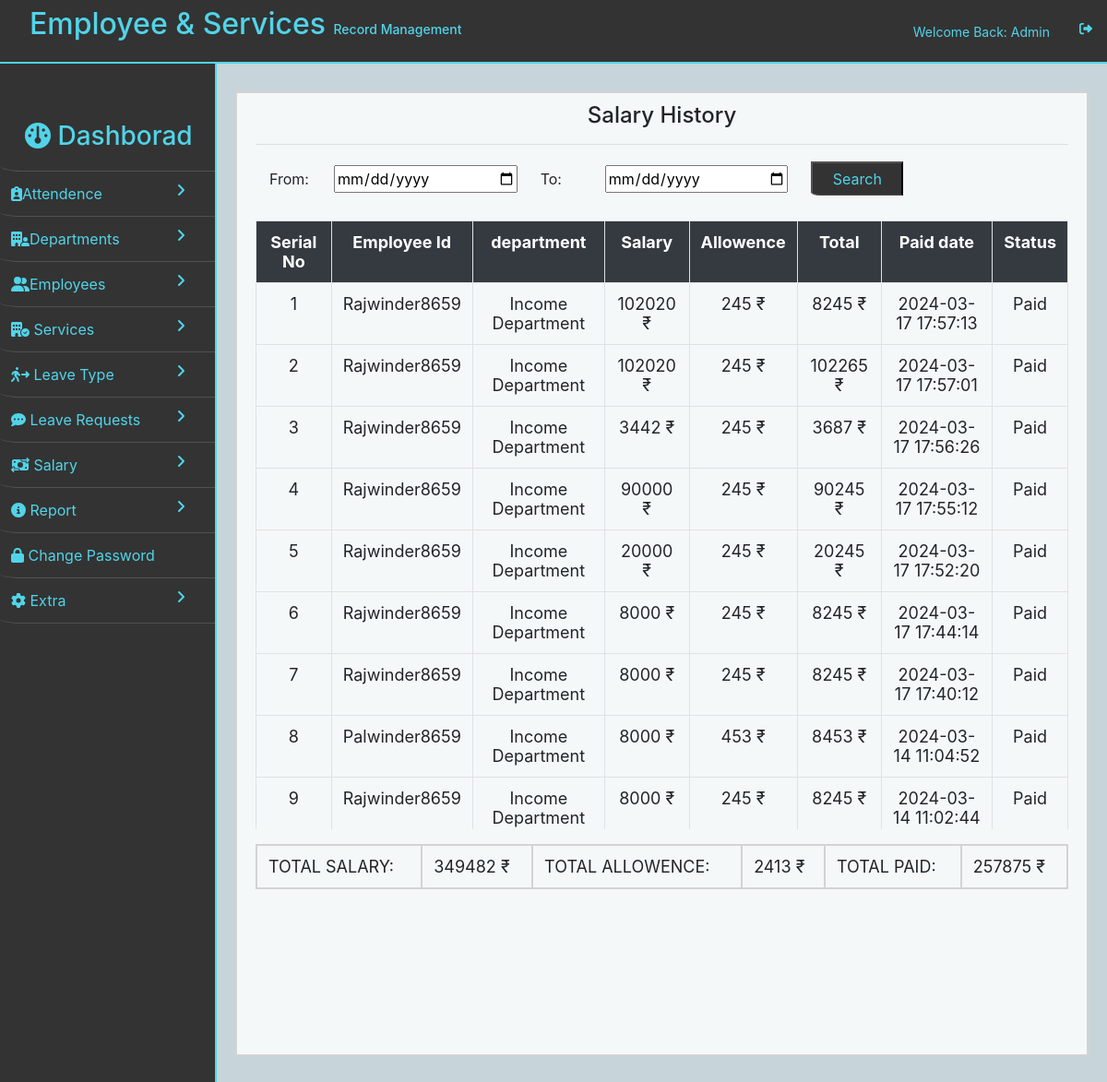
The page /admin/salary-history.php (signed in) on the database its author committed.
### tables this page shows
CREATE TABLE `salary` (
  `id` int(11) NOT NULL,
  `emp-id` varchar(30) NOT NULL,
  `department` varchar(30) NOT NULL,
  `salary` bigint(20) NOT NULL,
  `allowance` bigint(20) NOT NULL,
  `total` int(20) NOT NULL,
  `date` timestamp NOT NULL DEFAULT current_timestamp(),
  `date-only` date NOT NULL DEFAULT current_timestamp(),
  `action` varchar(20) NOT NULL
);

### admin/salary-history.php (the view, shortened to what this page needs)
<?php
include('../connection.php');
?>
<!DOCTYPE html>
<html lang="en">
<head>
    <link rel="stylesheet" href="https://cdn.jsdelivr.net/npm/bootstrap@4.6.2/dist/css/bootstrap.min.css">
    <link rel="stylesheet" href="styles.css">
    <link rel="stylesheet" href="https://cdnjs.cloudflare.com/ajax/libs/font-awesome/6.5.1/css/all.min.css" />
</head>
<body>
    <?php
    include 'nav-bar.php';
    ?>
    <div id="dashboard">
        <div class="wrapper">
            <?php
            include 'side-bar.php';
            ?>
            <div id="two">
                <div class="my-box" style="height: 84vh;">
                    <h4>Salary History</h4>
                    <hr>
                    <form action="<?php echo htmlspecialchars($_SERVER["PHP_SELF"]); ?>" method="post" style="width: 100%;">
                        <div class="search">
                            <div class="row">
                                <label><span>From:</span></label>
                                <input type="date" name="from-date" placeholder="Enter from date">
                            </div>
                            <div class="row">
                                <label><span>To:</span></label>
                                <input type="date" name="to-date" placeholder="Enter to date ">
                            </div>
                            <div class="row">
                                <input type="submit" class="button" value="Search" name="search-date">
                            </div>
                        </div>
                    </form>
                    <div class="continer">
                        <form id="form" method="post" style="height: 53vh;overflow: auto;">
                            <table class="table table-bordered text-center" id="myTable">
                                <tr class="bg-dark text-white">
                                    <th onclick="sortNumber(0)">Serial No</th>
                                    <th onclick="sortTable(1)">Employee Id</th>
                                    <th onclick="sortTable(2)">department</th>
                                    <th onclick="sortNumber(5)">Salary</th>
                                    <th onclick="sortNumber(5)">Allowence</th>
                                    <th onclick="sortNumber(6)">Total</th>
                                    <th onclick="sortTable(7)">Paid date</th>
                                    <th onclick="sortTable(8)">Status</th>
                                </tr>
                                <?php
                                include('../connection.php');
                                $from_date = '1900-01-01';
                                $to_date = '9999-12-31';
                                $stmt = $conn->prepare("SELECT *
                                       FROM `salary` WHERE `date-only` BETWEEN :from_date AND :to_date ORDER BY id DESC");
                                $stmt->bindParam(':from_date', $from_date);
                                $stmt->bindParam(':to_date', $to_date);
                                $stmt->execute();
                                $result = $stmt->fetchAll(PDO::FETCH_ASSOC);
                                $number = 1;
                                $total_paid = 0;
                                $total_sal = 0;
                                $total_all = 0;
                                foreach ($result as $row) {
                                    echo "<tr>";
                                    echo "<td>" . $number . "</td>";
                                    echo "<td>" . $row["emp-id"] . "</td>";
                                    echo "<td>" . $row["department"] . "</td>";
                                    echo "<td>" . $row["salary"] . " ₹ " . "</td>";
                                    echo "<td>" . $row["allowance"] . " ₹ " . "</td>";
                                    echo "<td>" . $row["total"] . " ₹ " . "</td>";
                                    echo "<td>" . $row["date"] . "</td>";
                                    echo "<td id='status'>" . $row["action"] . "</td>";
                                    $total_paid = $total_paid + $row["total"];
                                    $total_sal = $total_sal + $row["salary"];
                                    $total_all = $total_all + $row["allowance"];
                                    $number++;
                                }
                                ?>
                            </table>
                        </form>
                        <table class="tfoot">
                            <tr>
                                <td>TOTAL SALARY:</td>
                                <td>
                                    <?php echo  $total_sal . " ₹ " ?>
                                </td>
                                <td>TOTAL ALLOWENCE:</td>
                                <td>
                                    <?php echo $total_all . " ₹ " ?>
                                </td>
                                <td>TOTAL PAID:</td>
                                <td>
                                    <?php echo $total_paid . " ₹ " ?>
                                </td>
                            </tr>
                        </table>
                    </div>
                </div>
            </div>
        </div>
    </div>
</html>

### admin/styles.css (style rules this page uses)
* { box-sizing: border-box; }
#two { background-color: rgb(199, 213, 218); overflow: hidden; min-height: 95vh; padding: 2.3125rem 1.25rem 1.25rem 1.25rem; border-color: lightgray; margin-left: 14.6875rem; position: relative; }
.my-box { background-color: #f5f8f8; width: 100%; height: 12.5rem; padding: .625rem 1.25rem; margin-bottom: 1.25rem; border: .125rem solid lightgray; }
form { width: 100%; }
h4 { text-align: center; }
.button { display: inline-block; padding: .3125rem .625rem; margin: .0625rem .625rem; width: 6.25rem; color: #51D4E9; background-color: #333; border-bottom: .0625rem solid #535050; border-bottom-left-radius: 10%; text-decoration: none; transition: .3s; }
td , select option { text-transform: capitalize; }
table { border-collapse: collapse; width: 100%; border: .0625rem solid #ddd; font-size: 1.125rem; }
table th, table td { padding: .75rem; }
th { cursor: pointer; position: relative; }
table tr { border-bottom: .0625rem solid #ddd; }
.tfoot td { border: .125rem solid lightgray; }
hr { cursor: pointer; }

### admin/salary-history.php (style rules this page uses)
.search { display: flex; width: 100%; margin: 10px 0; }
.row { display: flex; align-items: center; padding: 1px 20px 10px 20px; width: 100%; }
.row label { margin: 0 10px; width: 60px; }
.row input { width: 70%; }
.row label { margin-bottom: 0; }
.button { width: 100px !important; }
.tfoot { margin-top: 16px; }
hr { cursor: pointer; }

### admin/side-bar.php (style rules this page uses)
#dashboard { padding-top: 5vh; }

### rows shown on the page
salary: value "Rajwinder8659", department "Income Department", salary "102020", allowance "245", total "8245", date "2024-03-17 17:57:13", action "Paid"
salary: value "Rajwinder8659", department "Income Department", salary "102020", allowance "245", total "102265", date "2024-03-17 17:57:01", action "Paid"
salary: value "Rajwinder8659", department "Income Department", salary "3442", allowance "245", total "3687", date "2024-03-17 17:56:26", action "Paid"
salary: value "Rajwinder8659", department "Income Department", salary "90000", allowance "245", total "90245", date "2024-03-17 17:55:12", action "Paid"
salary: value "Rajwinder8659", department "Income Department", salary "20000", allowance "245", total "20245", date "2024-03-17 17:52:20", action "Paid"
salary: value "Rajwinder8659", department "Income Department", salary "8000", allowance "245", total "8245", date "2024-03-17 17:44:14", action "Paid"
salary: value "Rajwinder8659", department "Income Department", salary "8000", allowance "245", total "8245", date "2024-03-17 17:40:12", action "Paid"
salary: value "Palwinder8659", department "Income Department", salary "8000", allowance "453", total "8453", date "2024-03-14 11:04:52", action "Paid"
salary: value "Rajwinder8659", department "Income Department", salary "8000", allowance "245", total "8245", date "2024-03-14 11:02:44", action "Paid"

### other values the page prints
$total_sal "349482"
$total_all "2413"
$total_paid "257875"
